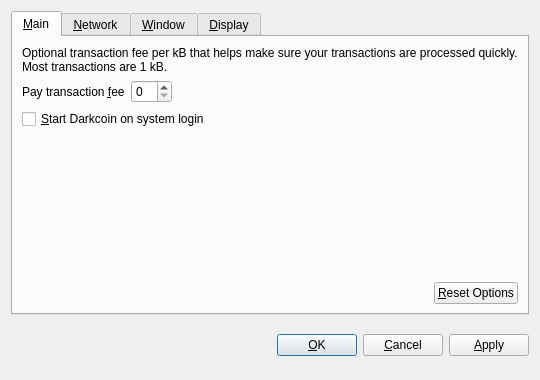
<?xml version="1.0" encoding="UTF-8"?>
<ui version="4.0">
 <class>OptionsDialog</class>
 <widget class="QDialog" name="OptionsDialog">
  <property name="geometry">
   <rect>
    <x>0</x>
    <y>0</y>
    <width>540</width>
    <height>380</height>
   </rect>
  </property>
  <property name="windowTitle">
   <string>Options</string>
  </property>
  <property name="modal">
   <bool>true</bool>
  </property>
  <layout class="QVBoxLayout" name="verticalLayout">
   <item>
    <widget class="QTabWidget" name="tabWidget">
     <property name="tabPosition">
      <enum>QTabWidget::North</enum>
     </property>
     <property name="currentIndex">
      <number>0</number>
     </property>
     <widget class="QWidget" name="tabMain">
      <attribute name="title">
       <string>&amp;Main</string>
      </attribute>
      <layout class="QVBoxLayout" name="verticalLayout_Main">
       <item>
        <widget class="QLabel" name="transactionFeeInfoLabel">
         <property name="text">
          <string>Optional transaction fee per kB that helps make sure your transactions are processed quickly. Most transactions are 1 kB.</string>
         </property>
         <property name="textFormat">
          <enum>Qt::PlainText</enum>
         </property>
         <property name="wordWrap">
          <bool>true</bool>
         </property>
        </widget>
       </item>
       <item>
        <layout class="QHBoxLayout" name="horizontalLayout_1_Main">
         <item>
          <widget class="QLabel" name="transactionFeeLabel">
           <property name="text">
            <string>Pay transaction &amp;fee</string>
           </property>
           <property name="textFormat">
            <enum>Qt::PlainText</enum>
           </property>
           <property name="buddy">
            <cstring>transactionFee</cstring>
           </property>
          </widget>
         </item>
         <item>
          <widget class="BitcoinAmountField" name="transactionFee"/>
         </item>
         <item>
          <spacer name="horizontalSpacer_1_Main">
           <property name="orientation">
            <enum>Qt::Horizontal</enum>
           </property>
           <property name="sizeHint" stdset="0">
            <size>
             <width>40</width>
             <height>20</height>
            </size>
           </property>
          </spacer>
         </item>
        </layout>
       </item>
       <item>
        <widget class="QCheckBox" name="bitcoinAtStartup">
         <property name="toolTip">
          <string>Automatically start Darkcoin after logging in to the system.</string>
         </property>
         <property name="text">
          <string>&amp;Start Darkcoin on system login</string>
         </property>
        </widget>
       </item>
       <item>
        <spacer name="verticalSpacer_Main">
         <property name="orientation">
          <enum>Qt::Vertical</enum>
         </property>
         <property name="sizeHint" stdset="0">
          <size>
           <width>20</width>
           <height>40</height>
          </size>
         </property>
        </spacer>
       </item>
       <item>
        <layout class="QHBoxLayout" name="horizontalLayout_2_Main">
         <item>
          <spacer name="horizontalSpacer_2_Main">
           <property name="orientation">
            <enum>Qt::Horizontal</enum>
           </property>
           <property name="sizeHint" stdset="0">
            <size>
             <width>40</width>
             <height>20</height>
            </size>
           </property>
          </spacer>
         </item>
         <item>
          <widget class="QPushButton" name="resetButton">
           <property name="toolTip">
            <string>Reset all client options to default.</string>
           </property>
           <property name="text">
            <string>&amp;Reset Options</string>
           </property>
           <property name="autoDefault">
            <bool>false</bool>
           </property>
          </widget>
         </item>
        </layout>
       </item>
      </layout>
     </widget>
     <widget class="QWidget" name="tabNetwork">
      <attribute name="title">
       <string>&amp;Network</string>
      </attribute>
      <layout class="QVBoxLayout" name="verticalLayout_Network">
       <item>
        <widget class="QCheckBox" name="mapPortUpnp">
         <property name="toolTip">
          <string>Automatically open the Darkcoin client port on the router. This only works when your router supports UPnP and it is enabled.</string>
         </property>
         <property name="text">
          <string>Map port using &amp;UPnP</string>
         </property>
        </widget>
       </item>
       <item>
        <widget class="QCheckBox" name="connectSocks">
         <property name="toolTip">
          <string>Connect to the Darkcoin network through a SOCKS proxy (e.g. when connecting through Tor).</string>
         </property>
         <property name="text">
          <string>&amp;Connect through SOCKS proxy:</string>
         </property>
        </widget>
       </item>
       <item>
        <layout class="QHBoxLayout" name="horizontalLayout_Network">
         <item>
          <widget class="QLabel" name="proxyIpLabel">
           <property name="text">
            <string>Proxy &amp;IP:</string>
           </property>
           <property name="textFormat">
            <enum>Qt::PlainText</enum>
           </property>
           <property name="buddy">
            <cstring>proxyIp</cstring>
           </property>
          </widget>
         </item>
         <item>
          <widget class="QValidatedLineEdit" name="proxyIp">
           <property name="maximumSize">
            <size>
             <width>140</width>
             <height>16777215</height>
            </size>
           </property>
           <property name="toolTip">
            <string>IP address of the proxy (e.g. 127.0.0.1)</string>
           </property>
          </widget>
         </item>
         <item>
          <widget class="QLabel" name="proxyPortLabel">
           <property name="text">
            <string>&amp;Port:</string>
           </property>
           <property name="textFormat">
            <enum>Qt::PlainText</enum>
           </property>
           <property name="buddy">
            <cstring>proxyPort</cstring>
           </property>
          </widget>
         </item>
         <item>
          <widget class="QLineEdit" name="proxyPort">
           <property name="maximumSize">
            <size>
             <width>55</width>
             <height>16777215</height>
            </size>
           </property>
           <property name="toolTip">
            <string>Port of the proxy (e.g. 9050)</string>
           </property>
          </widget>
         </item>
         <item>
          <widget class="QLabel" name="socksVersionLabel">
           <property name="text">
            <string>SOCKS &amp;Version:</string>
           </property>
           <property name="textFormat">
            <enum>Qt::PlainText</enum>
           </property>
           <property name="buddy">
            <cstring>socksVersion</cstring>
           </property>
          </widget>
         </item>
         <item>
          <widget class="QValueComboBox" name="socksVersion">
           <property name="toolTip">
            <string>SOCKS version of the proxy (e.g. 5)</string>
           </property>
          </widget>
         </item>
         <item>
          <spacer name="horizontalSpacer_Network">
           <property name="orientation">
            <enum>Qt::Horizontal</enum>
           </property>
           <property name="sizeHint" stdset="0">
            <size>
             <width>40</width>
             <height>20</height>
            </size>
           </property>
          </spacer>
         </item>
        </layout>
       </item>
       <item>
        <spacer name="verticalSpacer_Network">
         <property name="orientation">
          <enum>Qt::Vertical</enum>
         </property>
         <property name="sizeHint" stdset="0">
          <size>
           <width>20</width>
           <height>40</height>
          </size>
         </property>
        </spacer>
       </item>
      </layout>
     </widget>
     <widget class="QWidget" name="tabWindow">
      <attribute name="title">
       <string>&amp;Window</string>
      </attribute>
      <layout class="QVBoxLayout" name="verticalLayout_Window">
       <item>
        <widget class="QCheckBox" name="minimizeToTray">
         <property name="toolTip">
          <string>Show only a tray icon after minimizing the window.</string>
         </property>
         <property name="text">
          <string>&amp;Minimize to the tray instead of the taskbar</string>
         </property>
        </widget>
       </item>
       <item>
        <widget class="QCheckBox" name="minimizeOnClose">
         <property name="toolTip">
          <string>Minimize instead of exit the application when the window is closed. When this option is enabled, the application will be closed only after selecting Quit in the menu.</string>
         </property>
         <property name="text">
          <string>M&amp;inimize on close</string>
         </property>
        </widget>
       </item>
       <item>
        <spacer name="verticalSpacer_Window">
         <property name="orientation">
          <enum>Qt::Vertical</enum>
         </property>
         <property name="sizeHint" stdset="0">
          <size>
           <width>20</width>
           <height>40</height>
          </size>
         </property>
        </spacer>
       </item>
      </layout>
     </widget>
     <widget class="QWidget" name="tabDisplay">
      <attribute name="title">
       <string>&amp;Display</string>
      </attribute>
      <layout class="QVBoxLayout" name="verticalLayout_Display">
       <item>
        <layout class="QHBoxLayout" name="horizontalLayout_1_Display">
         <item>
          <widget class="QLabel" name="langLabel">
           <property name="text">
            <string>User Interface &amp;language:</string>
           </property>
           <property name="textFormat">
            <enum>Qt::PlainText</enum>
           </property>
           <property name="buddy">
            <cstring>lang</cstring>
           </property>
          </widget>
         </item>
         <item>
          <widget class="QValueComboBox" name="lang">
           <property name="toolTip">
            <string>The user interface language can be set here. This setting will take effect after restarting Darkcoin.</string>
           </property>
          </widget>
         </item>
        </layout>
       </item>
       <item>
        <layout class="QHBoxLayout" name="horizontalLayout_2_Display">
         <item>
          <widget class="QLabel" name="unitLabel">
           <property name="text">
            <string>&amp;Unit to show amounts in:</string>
           </property>
           <property name="textFormat">
            <enum>Qt::PlainText</enum>
           </property>
           <property name="buddy">
            <cstring>unit</cstring>
           </property>
          </widget>
         </item>
         <item>
          <widget class="QValueComboBox" name="unit">
           <property name="toolTip">
            <string>Choose the default subdivision unit to show in the interface and when sending coins.</string>
           </property>
          </widget>
         </item>
        </layout>
       </item>
       <item>
        <widget class="QCheckBox" name="displayAddresses">
         <property name="toolTip">
          <string>Whether to show Darkcoin addresses in the transaction list or not.</string>
         </property>
         <property name="text">
          <string>&amp;Display addresses in transaction list</string>
         </property>
        </widget>
       </item>
       <item>
        <spacer name="verticalSpacer_Display">
         <property name="orientation">
          <enum>Qt::Vertical</enum>
         </property>
         <property name="sizeHint" stdset="0">
          <size>
           <width>20</width>
           <height>40</height>
          </size>
         </property>
        </spacer>
       </item>
      </layout>
     </widget>
    </widget>
   </item>
   <item>
    <layout class="QHBoxLayout" name="horizontalLayout_Buttons">
     <item>
      <spacer name="horizontalSpacer_1">
       <property name="orientation">
        <enum>Qt::Horizontal</enum>
       </property>
       <property name="sizeHint" stdset="0">
        <size>
         <width>40</width>
         <height>48</height>
        </size>
       </property>
      </spacer>
     </item>
     <item>
      <widget class="QLabel" name="statusLabel">
       <property name="font">
        <font>
         <weight>75</weight>
         <bold>true</bold>
        </font>
       </property>
       <property name="text">
        <string/>
       </property>
       <property name="textFormat">
        <enum>Qt::PlainText</enum>
       </property>
       <property name="wordWrap">
        <bool>true</bool>
       </property>
      </widget>
     </item>
     <item>
      <spacer name="horizontalSpacer_2">
       <property name="orientation">
        <enum>Qt::Horizontal</enum>
       </property>
       <property name="sizeHint" stdset="0">
        <size>
         <width>40</width>
         <height>48</height>
        </size>
       </property>
      </spacer>
     </item>
     <item>
      <widget class="QPushButton" name="okButton">
       <property name="text">
        <string>&amp;OK</string>
       </property>
      </widget>
     </item>
     <item>
      <widget class="QPushButton" name="cancelButton">
       <property name="text">
        <string>&amp;Cancel</string>
       </property>
       <property name="autoDefault">
        <bool>false</bool>
       </property>
      </widget>
     </item>
     <item>
      <widget class="QPushButton" name="applyButton">
       <property name="text">
        <string>&amp;Apply</string>
       </property>
       <property name="autoDefault">
        <bool>false</bool>
       </property>
      </widget>
     </item>
    </layout>
   </item>
  </layout>
 </widget>
 <customwidgets>
  <customwidget>
   <class>BitcoinAmountField</class>
   <extends>QSpinBox</extends>
   <header>bitcoinamountfield.h</header>
  </customwidget>
  <customwidget>
   <class>QValueComboBox</class>
   <extends>QComboBox</extends>
   <header>qvaluecombobox.h</header>
  </customwidget>
  <customwidget>
   <class>QValidatedLineEdit</class>
   <extends>QLineEdit</extends>
   <header>qvalidatedlineedit.h</header>
  </customwidget>
 </customwidgets>
 <resources/>
 <connections/>
</ui>
